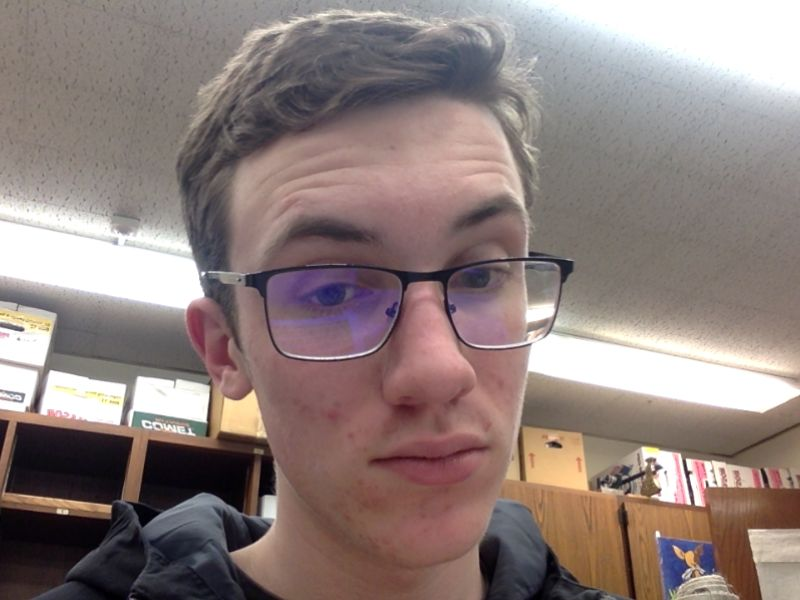
#> input picture alekStuff/trashyStuff/test.jpg, 800 x 600 px
$ python testContours.py
#> lines starting #> are read from the running program, lines starting #| are printed output that depends on the picture; after the words box and inside, x2 and y2 are one past the last pixel; in counts of white or black regions, pixels touching at a corner belong together

import numpy as np
import cv2
im = cv2.imread('test.jpg')
#> im is the input picture: shape (600, 800, 3); mean B, G, R 123.8, 127, 142.3
imgray = cv2.cvtColor(im,cv2.COLOR_BGR2GRAY)
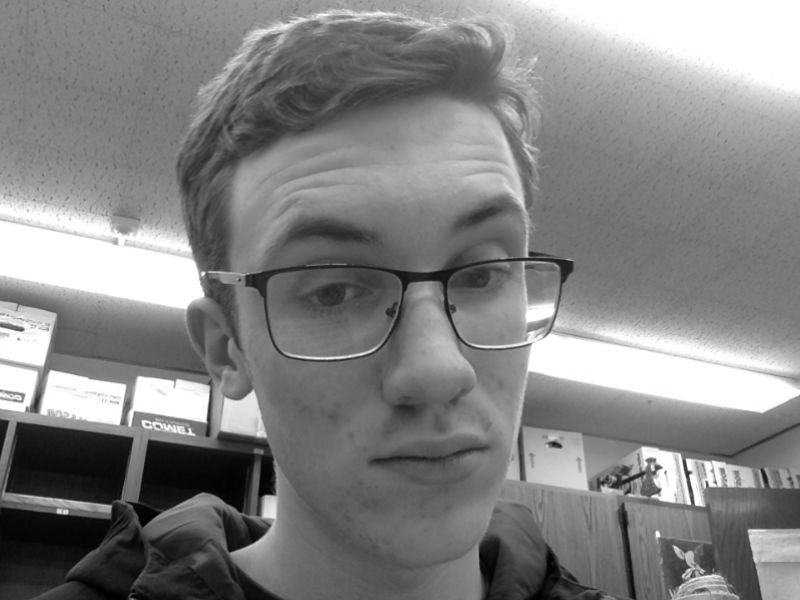
#> imgray: shape (600, 800); min 0, max 255, mean 131.2
ret,thresh = cv2.threshold(imgray,127,255,0)
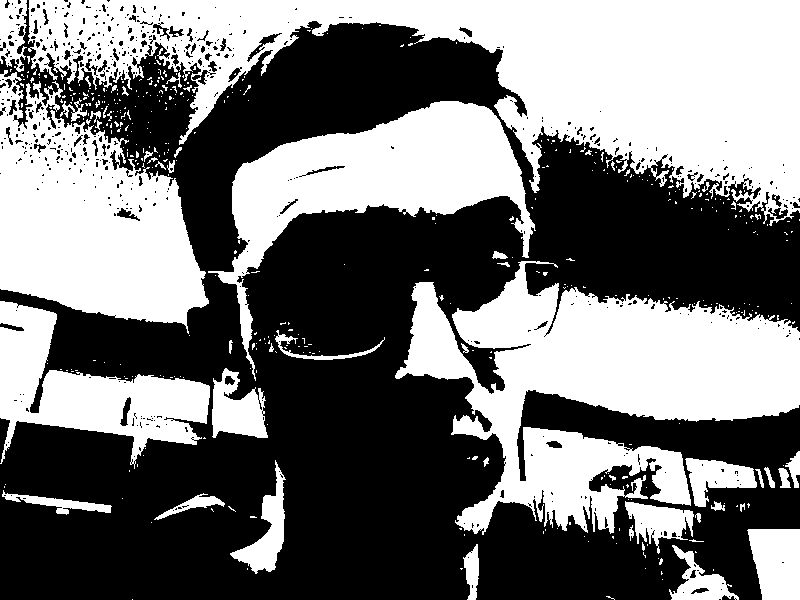
#> thresh: shape (600, 800); 46% white; 438 white regions (385 under 20 px)
im2, contours = cv2.findContours(thresh,cv2.RETR_TREE,cv2.CHAIN_APPROX_SIMPLE)
#> im2 = 1119 contours, 978 with area under 20; largest, box (x1, y1, x2, y2) and area: (28, 0, 800, 226) 75498, (395, 261, 800, 535) 51384, (0, 70, 209, 334) 32851, (208, 101, 536, 381) 26185, (0, 301, 210, 469) 14458; contours = 1119 rows, first 6: [1, -1, -1, -1], [2, 0, -1, -1], [3, 1, -1, -1], [4, 2, -1, -1], [5, 3, -1, -1], [6, 4, -1, -1]

cv2.imshow("asdf", im2)

import pdb; pdb.set_trace()
#> (the run stopped early here; a loop or call above may not have finished)
